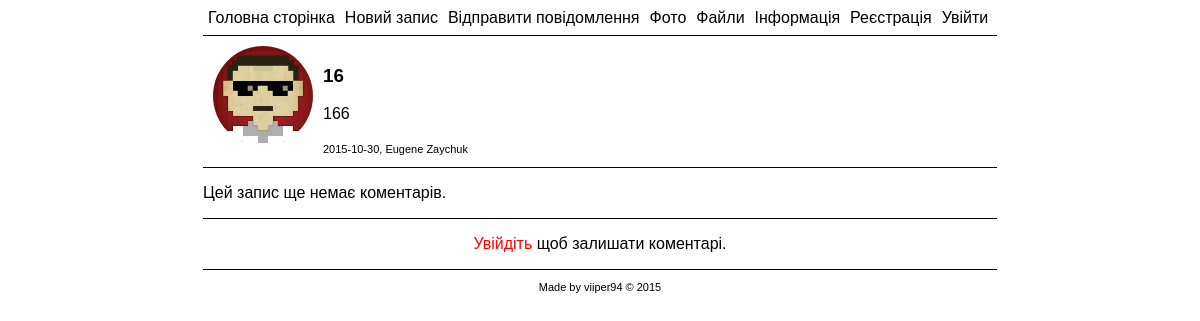
Page /note.php?id=22&title=16 on the committed database.
### tables this page shows
CREATE TABLE `users` (
  `user` varchar(45) NOT NULL,
  `password` varchar(45) NOT NULL,
  `email` varchar(45) NOT NULL,
  `first_name` varchar(45) DEFAULT NULL,
  `second_name` varchar(45) DEFAULT NULL,
  `is_admin` tinyint(1) NOT NULL,
  `avatar_url` varchar(100) NOT NULL,
  `birth_day` smallint(2) DEFAULT NULL,
  `birth_month` smallint(2) DEFAULT NULL,
  `birth_year` smallint(4) DEFAULT NULL,
  PRIMARY KEY (`user`),
  UNIQUE KEY `user_UNIQUE` (`user`),
  UNIQUE KEY `email_UNIQUE` (`email`)
);

CREATE TABLE `notes` (
  `id` int(11) NOT NULL AUTO_INCREMENT,
  `created` date DEFAULT NULL,
  `title` varchar(100) NOT NULL,
  `article` varchar(12550) DEFAULT NULL,
  `author` varchar(50) NOT NULL,
  PRIMARY KEY (`id`)
);

### note.php (the view, shortened to what this page needs)
<?php
if(isset($_COOKIE["Username"])){
	$is_admin = $_COOKIE["is_admin"];
	$user = $_COOKIE["Username"];
	$enter = "<li><a href=profile.php title=$user>Профіль</a></li>
				<li><a href=exit.php>Вийти</a></li>";
	$link = mysqli_connect('127.0.0.1', 'root', 'root');
} else $enter = "<li><a href=reg.php>Реєстрація</a></li>
					<li><a href=reg.php>Увійти</a></li>";
?>
<!DOCTYPE html>
<html lang="en">
	<head>
		<link rel=stylesheet href=css/main.css>
	</head>
	<body>
		<header>
			<ul>
				<li><a href=index.php>Головна сторінка</a></li>
				<li><a href=newnote.php>Новий запис</a></li>
				<li><a href=email.php>Відправити повідомлення</a></li>
				<li><a href=index.php>Фото</a></li>
				<li><a href=index.php>Файли</a></li>
				<li><a href=info.php>Інформація</a></li>
				<?php echo $enter;?>
			</ul>
		</header>
		<div class="note_content">
			<?php
			$id = $_GET["id"];
			$link = mysqli_connect('127.0.0.1', 'root', 'root');
			mysqli_select_db($link, 'vii');
			$select_note = mysqli_query($link, "SELECT * FROM notes where id = '$id';");
			$note = mysqli_fetch_array($select_note);
			$id = $note ['id'];
			$created = $note ['created'];
			$title = $note ['title'];
			$article = $note ['article'];
			$author_tmp = $note ['author'];
			mysqli_select_db($link, "viireg");
			$select_name = mysqli_query($link, "select * from users where user='$author_tmp'");
			$name = mysqli_fetch_array($select_name);
			$ava_url = $name["avatar_url"];
			$auth_fname = $name['first_name'];
			$auth_sname = $name['second_name'];
			if(empty("$auth_fname") && empty("$auth_sname")){
				$author = "$author_tmp";
			} else{
				$author = "$auth_fname $auth_sname";
			}
			echo "<div class='ava'>
						<img src='img/profiles/$ava_url'>
					</div>
					<div class='article'>
						<h3>$title</h3>
						<p>$article</p><span>$created, $author </span>";
			echo "</div></div>";
			?>
		<div class="note_content">
			<?php
			mysqli_select_db($link, 'vii');
			$select_comment = mysqli_query($link, "SELECT * FROM comments where art_id = '$id' order by created;");
			if($comment = mysqli_fetch_array($select_comment)){
				echo "<p><b>Коментарі:</b></p>";
				do{
					$id_com = $comment ['id'];
					$created = $comment ['created'];
					$author_tmp = $comment ['author'];
					$com = $comment ['comment'];
					mysqli_select_db($link, "viireg");
					$select_name = mysqli_query($link, "select * from users where user='$author_tmp'");
					$name = mysqli_fetch_array($select_name);
					$ava_url = $name["avatar_url"];
					if(empty("$ava_url")) $ava_url = 'unset_avatar.jpg';
					$auth_fname = $name['first_name'];
					$auth_sname = $name['second_name'];
					if(empty("$auth_fname") && empty("$auth_sname")){
						$author = "$author_tmp";
					} else{
						$author = "$auth_fname $auth_sname";
					}
					echo "<div class='comment_content'>
								<div class='ava'>
										<img src='img/profiles/$ava_url'>
								</div>
							<div class='comment'>
								<p><b>$author</b> написав:
								<p>$com</p><span>$created </span>";
					if(isset($_COOKIE["Username"])){
						if($author_tmp == $_COOKIE["Username"]||$is_admin == "1"){
							echo "<span>|
								<a href='editnote.php?id=$id&id_com=$id_com&note=0&title=$title'>
								Видалити</a></span>";
						}
					}
					echo "</p></div></div>";
				} while ($comment = mysqli_fetch_array($select_comment));
			} else{
				echo "<p>Цей запис ще немає коментарів.</p></div>";
			}
			?>
		<div class='input_comment'>
		<?php
		if(isset($_COOKIE["Username"])){
			echo "	<form action=addcomment.php method=POST>
						<p><textarea maxlength=\"500\" name='comment' required rows=\"10\"></textarea></p>
						<p><input type=hidden name=id value=\"$id\"></p>
						<p><input type=hidden name=title value=\"$title\"></p>
						<p><input type=submit value=\"Надіслати коментар\"></p>
					</form>";
		} else{
			echo "<p><a href=reg.php>Увійдіть</a> щоб залишати коментарі.</p>";
		}
		?>
		</div>
		<footer><p>Made by viiper94 &copy; 2015</p></footer>
	</body>
</html>

### css/main.css (style rules this page uses)
* { font-family: Arial; }
body { margin: 0; }
header { margin: auto; width: 794px; height: 35px; border-bottom: solid 1px; text-align: center; }
header a { display: block; color: #000; text-decoration: none; padding: 9px 5px 8px 5px; }
a { color: #000; text-decoration: none; }
img { width: 100px; }
.article { margin-left: 10px; padding: 10px 0; }
.ava { max-width: 100px; max-height: 100px; overflow: hidden; float: left; margin: 10px; border-radius: 50%; }
.note_content { clear: left; margin: auto; width: 794px; border-bottom: solid 1px; }
.note_content span { font-size: 11px; }
.note_content p { text-align: justify; }
.input_comment { margin: auto; width: 794px; text-align: center; }
.input_comment a { color: red; }
ul { list-style: none; margin: 0 auto; padding: 0px; }
li { display: inline-block; float: left; }
footer { clear: left; margin: auto; width: 794px; border-top: black solid 1px; text-align: center; font-size: 11px; }

### rows in the picture
users: avatar_url (picture), author "Eugene Zaychuk"
notes: title "16", article "166", created "2015-10-30"
